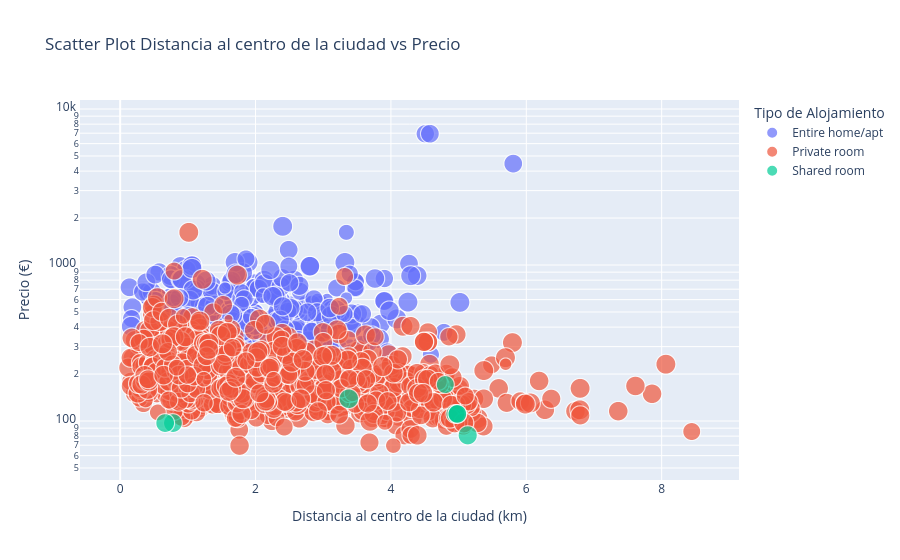

The cell this chart's notebook holds for it:
### Markdown cell above
3. Gráfico de dispersión

*   Con tus datos, crea un gráfico de dispersión utilizando tanto el tamaño de los puntos como el color para representar dos dimensiones mas.
*    En el ejemplo de abajo serian el estado y la densidad de población. Comenta el gráfico y que conclusiones se pueden sacar de el

### Code cell
#3.6. Scatter Plot Distancia al centro de la ciudad vs Precio. Color (Tipo de alojamiento), Tamaño de la burbuja (Puntuación General)
fig = px.scatter(bc_w,
    x="dist",
    y="realSum",
    log_y=True,
    color="room_type",
    size="guest_satisfaction_overall",
    hover_name="room_type",
    labels={
        "dist": "Distancia al centro de la ciudad (km)",
        "realSum": "Precio (€)",
        "room_type": "Tipo de Alojamiento",
        "guest_satisfaction_overall": "Puntuación General"
    },
    title="Scatter Plot Distancia al centro de la ciudad vs Precio"
)
fig.show()
fig.write_image("scatter_distancia_precio_satisfaccion.png")

### Figure 1 — Plotly figure (JSON) as saved in the notebook; plotly's stock layout.template omitted (floating-point values rounded to 4 significant figures; data arrays with more than 128 entries replaced by an {"elided": "..."} marker saying what was removed)
{"data": [{"hovertemplate": "<b>%{hovertext}</b><br><br>Tipo de Alojamiento=Entire home/apt<br>Distancia al centro de la ciudad (km)=%{x}<br>Precio (€)=%{y}<br>Puntuación General=%{marker.size}<extra></extra>", "hovertext": {"elided": "362 str values"}, "legendgroup": "Entire home/apt", "marker": {"color": "#636efa", "size": {"elided": "362 float values"}, "sizemode": "area", "sizeref": 0.25, "symbol": "circle"}, "mode": "markers", "name": "Entire home/apt", "showlegend": true, "type": "scattergl", "x": {"elided": "362 float values"}, "xaxis": "x", "y": {"elided": "362 float values"}, "yaxis": "y"}, {"hovertemplate": "<b>%{hovertext}</b><br><br>Tipo de Alojamiento=Private room<br>Distancia al centro de la ciudad (km)=%{x}<br>Precio (€)=%{y}<br>Puntuación General=%{marker.size}<extra></extra>", "hovertext": {"elided": "1185 str values"}, "legendgroup": "Private room", "marker": {"color": "#EF553B", "size": {"elided": "1185 float values"}, "sizemode": "area", "sizeref": 0.25, "symbol": "circle"}, "mode": "markers", "name": "Private room", "showlegend": true, "type": "scattergl", "x": {"elided": "1185 float values"}, "xaxis": "x", "y": {"elided": "1185 float values"}, "yaxis": "y"}, {"hovertemplate": "<b>%{hovertext}</b><br><br>Tipo de Alojamiento=Shared room<br>Distancia al centro de la ciudad (km)=%{x}<br>Precio (€)=%{y}<br>Puntuación General=%{marker.size}<extra></extra>", "hovertext": ["Shared room", "Shared room", "Shared room", "Shared room", "Shared room", "Shared room", "Shared room", "Shared room"], "legendgroup": "Shared room", "marker": {"color": "#00cc96", "size": [90.0, 89.0, 83.0, 88.0, 84.0, 87.0, 91.0, 95.0], "sizemode": "area", "sizeref": 0.25, "symbol": "circle"}, "mode": "markers", "name": "Shared room", "showlegend": true, "type": "scattergl", "x": [0.7796, 0.6645, 4.803, 4.952, 4.979, 4.981, 5.134, 3.377], "xaxis": "x", "y": [97.05, 97.05, 171.3, 111.0, 111.0, 111.0, 80.99, 138.9], "yaxis": "y"}], "layout": {"legend": {"itemsizing": "constant", "title": {"text": "Tipo de Alojamiento"}, "tracegroupgap": 0}, "title": {"text": "Scatter Plot Distancia al centro de la ciudad vs Precio"}, "xaxis": {"anchor": "y", "domain": [0, 1], "title": {"text": "Distancia al centro de la ciudad (km)"}}, "yaxis": {"anchor": "x", "domain": [0, 1], "title": {"text": "Precio (€)"}, "type": "log"}}}
